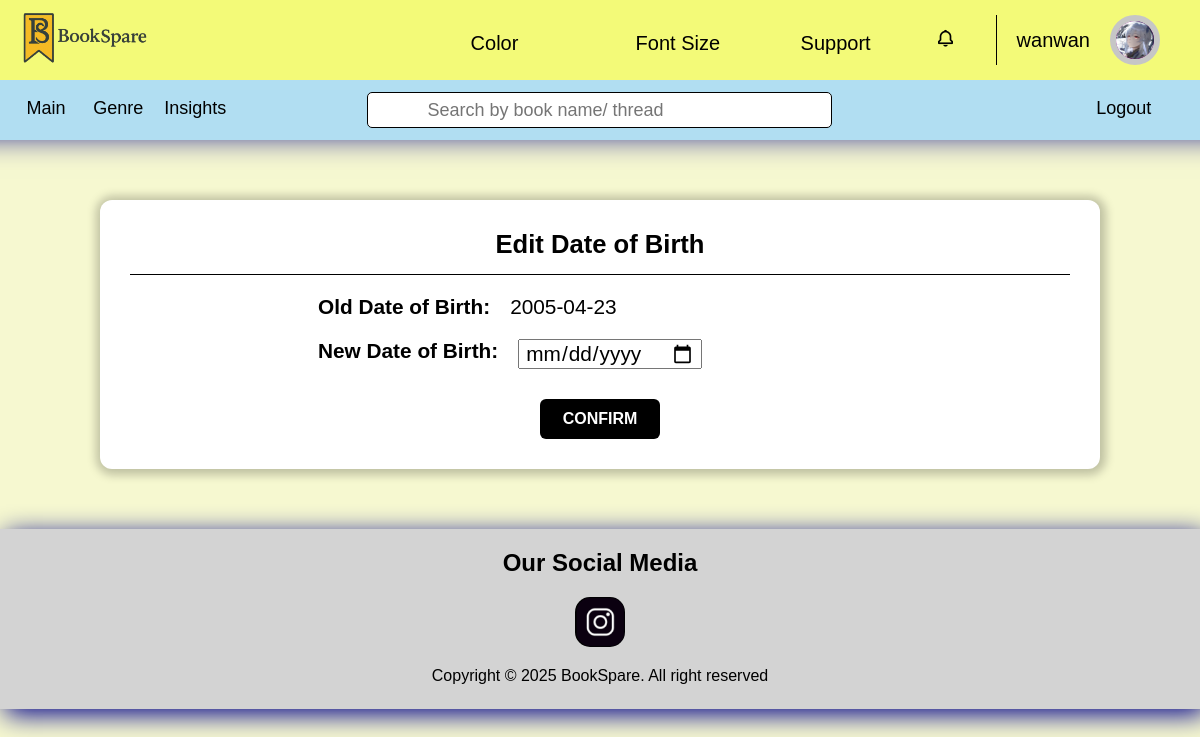
Screenshot of /profileEdit/editBirth.php (signed in) with the database file from the repository.
### tables this page shows
CREATE TABLE `reader_user` (
  `readerID` int(11) NOT NULL,
  `username` varchar(30) NOT NULL,
  `email` varchar(70) NOT NULL,
  `phone` varchar(15) NOT NULL,
  `country` varchar(75) NOT NULL,
  `dateOfBirth` date NOT NULL,
  `password` varchar(255) DEFAULT NULL,
  `avatar` varchar(255) DEFAULT NULL
);

### profileEdit/editBirth.php (the view, shortened to what this page needs)
<?php
require("../database/database.php");
$username = $_SESSION['username'];
$email = $_SESSION['email'];
$contact = $_SESSION['contact'];
$sql = "SELECT * FROM Reader_User WHERE username = '$username'
OR email = '$email' OR phone = '$contact'";
$runSQL = $conn->query($sql);
$user = $runSQL->fetch_assoc();
$showPHPHandle = ($_SERVER['REQUEST_METHOD'] === "POST");
?>
<!DOCTYPE html>
<html lang="en" data-themeColor="defaultColor" data-fontSize="defaultFontSize">
<head>
</head>
<body>
    <?php include("header.php"); ?>
    <main style="<?php echo $showPHPHandle ? 'display: none;' : 'display: block;'; ?>">
        <div class="edit-container">
            <div class="edit-header">
                <h2
                    style="text-align: center; font-size: 1.6em;">Edit Date of Birth
                </h2>
            </div>
            <form class="formEdit" action="<?php echo htmlspecialchars($_SERVER["PHP_SELF"]); ?>" method="post">
                <p>
                    Old Date of Birth: <label for="" style="font-weight: normal;"><?php echo $user['dateOfBirth']; ?></label>
                </p>
                <p>
                    New Date of Birth: <label for="" style="font-weight: normal;"><input type="date" placeholder="New Contact Num" id="birth" name="birth" autofocus required></label>
                </p>
                <input type="submit" class="confirm-btn" value="CONFIRM" id="confirmBtn">
            </form>
        </div>
    </main>
</body>
</html>

### profileEdit/header.php (shortened to what this page needs)
<!DOCTYPE html>
<html lang="en" data-themeColor="defaultColor" data-fontSize="defaultFontSize">
<head>
</head>
<body>
    <header>
        <div id="firstHeader">
            <a href="../main.php" id="logo"><img src="../image/logoTitle.png" alt="logo" id="logoImage"></a>
            <nav>
                <div>
                    <span class="colorButton"><label for="color">Color<box-icon name='chevron-down'
                                class="downArrow"></box-icon></label></span>
                </div>
                <div>
                    <span class="fontSizeButton"><label for="fontSize">Font Size<box-icon name='chevron-down'
                                class="downArrow"></box-icon></label></span>
                </div>
                <div>
                    <span class="supportButton"><label for="support">Support<box-icon name='chevron-down'
                                class="downArrow"></box-icon></label></span>
                </div>
                <div>
                    <span class="notificationButton"><label for="notification"><i class='bx  bx-bell' ></i> </label></span>
                </div>
                <div>
                    <span class="profile">
                        <?php echo $user['username']; ?>
                        <a>
                        <?php
                            if ($user['avatar'] == null) {
                                echo $user['username'][0];
                            } else {
                                echo "<img src=../".$user['avatar']." alt='Profile Image'>";
                            }
                        ?>
                        </a>
                    </span>
                </div>
            </nav>
        </div>
        <div id="secondHeader">
            <nav>
                <a href="../main.php"><label for="">Main</label></a>
                <a href="../genre.php"><label for="">Genre</label></a>
                <a href="../barChart.php"><label for="">Insights</label></a>
            </nav>
            <form method="POST" action="../search.php" class="headerForm">
                <box-icon name='search-alt'></box-icon>
                <input type="text" placeholder="Search by book name/ thread" name="search">
            </form>
            <nav>
                <a href="../logout.php"><label for="main">Logout</label></a>
            </nav>
        </div>
    </header>
</body>
</html>

### style.css (style rules this page uses)
:root { --bodyBgColor: #f6f8d0; --firstHeaderBgColor: #f3fa78; --firstHeaderBoxShadow: 1px 1px 30px 53px darkblue; --secondHeaderBgColor: #b1def2; --footerBgColor: lightgray; --footerBoxShadow: 5px 5px 25px 0.5px darkblue; --footerColor: black; --headerAnchor: black; --headerSpan: black; --iconColor: black; --fontSize: 1em; --fontSizeTitle: 1.5em; --navLabelBorderSize: 165px; transition: 0.2s; }
html { font-size: 16px; }
* { box-sizing: border-box; margin: 0; padding: 0; font-size: var(--fontSize); user-select: none; font-family:'Gill Sans', 'Gill Sans MT', Calibri, 'Trebuchet MS', sans-serif }
body { background-color: var(--bodyBgColor); }
header { display: flex; flex-direction: column; user-select: none; top: 0; position: sticky; z-index: 999; }
box-icon { fill: var(--iconColor); }
header #firstHeader { display: flex; justify-content: space-between; padding: 0px 20px; font-size: 20px; background-color: var(--firstHeaderBgColor); box-shadow: var(--firstHeaderBoxShadow); height: 80px; align-items: center; }
header #firstHeader a { width: 130px; color: var(--headerAnchor); }
header #logoImage { width: 100%; }
header nav { width: 70%; margin: 18px 0 18px 10px; align-items: center; }
header #firstHeader nav { display: flex; justify-content: right; }
header #firstHeader nav span { display: inline-block; text-decoration: none; color: var(--headerSpan); padding: 0 20px; width: var(--navLabelBorderSize); }
header #firstHeader span label { cursor: pointer; transition: 0.3s; }
header #firstHeader span .downArrow { margin-left: 10px; width: 20%; }
header #firstHeader span.profile { display: flex; gap: 20px; align-items: center; border-left: 1px solid; cursor: pointer; width: auto; }
header #firstHeader span.profile a { display: inline-flex; height: 50px; width: 50px; border: 6px solid rgb(198, 198, 198); background-color: purple; border-radius: 50px; justify-content: center; align-items: center; color: white; cursor: pointer; }
header #firstHeader span.profile img { display: inline-block; height: 100%; width: 100%; border-radius: 50px; }
header #firstHeader nav span.notificationButton { display: flex; justify-content: center; align-items: center; width: 50px; padding: 0 50px 0 0; }
header #secondHeader { height: 60px; background-color: var(--secondHeaderBgColor); font-size: 18px; display: flex; }
header #secondHeader nav { text-align: left; width: 30%; padding: 0 0 0 10px; }
header #secondHeader nav:nth-child(3) { text-align: right; padding: 0 50px; }
header #secondHeader nav a { text-decoration: none; color: var(--headerAnchor); }
header #secondHeader a label { display: inline-block; width: 20%; text-align: center; cursor: pointer; transition: 0.2s; }
header #secondHeader form.headerForm { border-radius: 5px !important; border: 1px solid !important; margin: 12px 0 !important; width: 39% !important; background-color: white !important; }
header #secondHeader form.headerForm box-icon { display: inline-block !important; margin: 6px 10px !important; fill: black !important; }
header #secondHeader form.headerForm input { vertical-align: top !important; height: 34px !important; width: 88% !important; border: none !important; outline: none !important; padding: 0 10px !important; }
footer { display: flex; flex-direction: column; text-align: center; gap: 20px; height: 220px; background-color: var(--footerBgColor); padding: 20px 0; user-select: none; box-shadow: var(--footerBoxShadow); color: var(--footerColor); }
footer h1 { font-size: var(--fontSizeTitle) }
footer a { margin: 0 auto; background-image: url("image/socialMedia/ig.png"); background-repeat: no-repeat; background-size: contain; width: 70px; height: 70px; border-radius: 20px; transition: 0.3s; }
@media (min-width: 800px) and (max-width: 1250px) { header #firstHeader a { width: 130px; } }
@media (min-width: 800px) and (max-width: 1250px) { header #secondHeader nav a { padding: 0 15px 0 0; } }
@media (min-width: 800px) and (max-width: 1250px) { header #secondHeader a label { width: 15%; } }
@media (min-width: 800px) and (max-width: 1250px) { footer { height: 180px; } }
@media (min-width: 800px) and (max-width: 1250px) { footer a { width: 50px; height: 50px; border-radius: 15px; } }

### rows the page displays
reader_user: username "wanwan", avatar (picture), dateOfBirth "2005-04-23"
